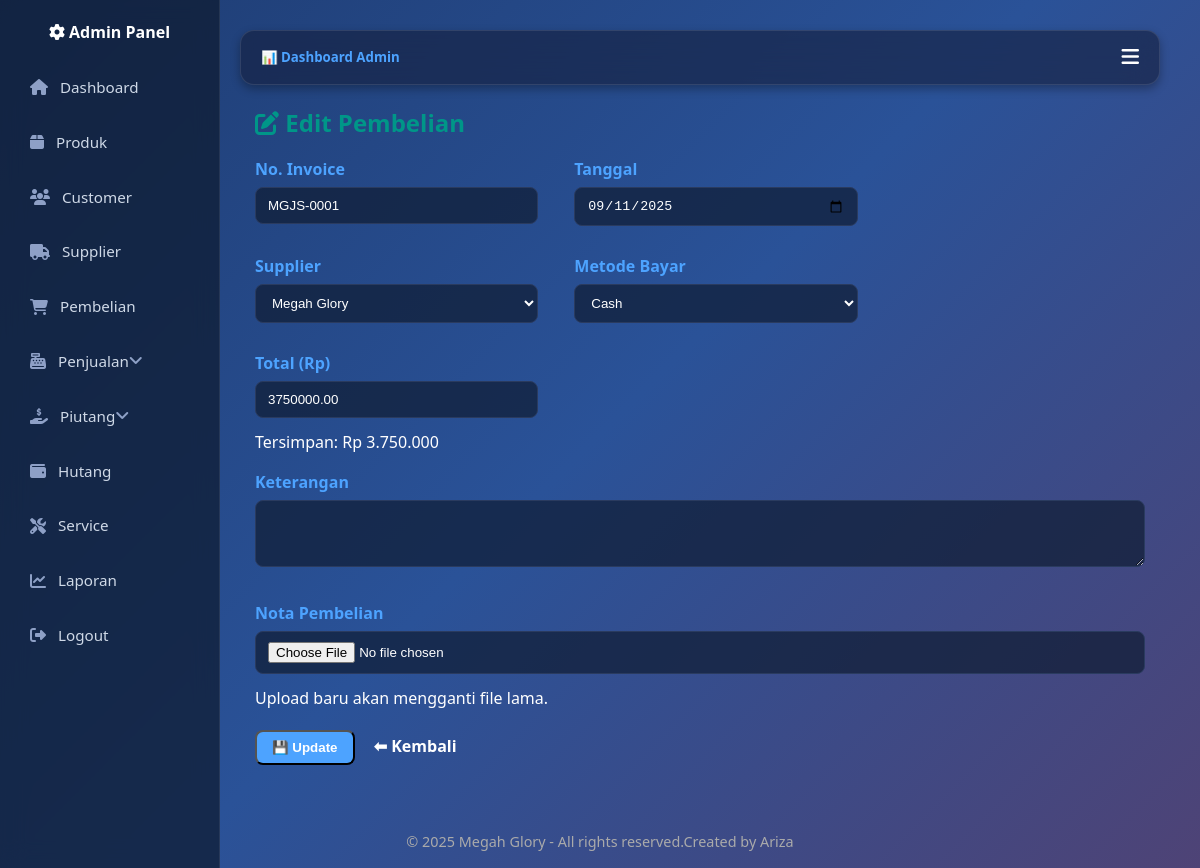
The app's page /Admin/Pembelian/edit_pembelian.php?id=13 (signed in) with its own data.
### tables this page shows
CREATE TABLE `pembelian` (
  `id` int(11) NOT NULL,
  `no_invoice` varchar(50) DEFAULT NULL,
  `supplier_id` int(11) DEFAULT NULL,
  `tanggal` date DEFAULT NULL,
  `metode_bayar` enum('Cash','Kredit') DEFAULT 'Cash',
  `total` decimal(15,2) DEFAULT 0.00,
  `status_hutang` enum('Lunas','Belum Lunas') DEFAULT 'Lunas',
  `keterangan` text DEFAULT NULL,
  `nota_file` varchar(255) DEFAULT NULL,
  `jenis` enum('Barang','SPJ') DEFAULT 'Barang',
  `no_spj` varchar(50) DEFAULT NULL
);

CREATE TABLE `supplier` (
  `id` int(11) NOT NULL,
  `nama_supplier` varchar(100) NOT NULL,
  `alamat` text DEFAULT NULL,
  `no_telp` varchar(30) DEFAULT NULL,
  `email` varchar(100) DEFAULT NULL
);

### Admin/Pembelian/edit_pembelian.php (the view, shortened to what this page needs)
<?php
include "../../config.php";
include "../../header.php";
if (!function_exists('formatRupiah')) {
    function formatRupiah($angka) {
        return "Rp " . number_format((float)$angka, 0, ",", ".");
    }
}
$id = intval($_GET['id']);
$pembelian = $conn->query("SELECT * FROM pembelian WHERE id={$id}")->fetch_assoc();
$suppliers = $conn->query("SELECT id, nama_supplier FROM supplier ORDER BY nama_supplier ASC");
?>
<div class="container-fluid">
  <h2 class="fw-bold text-primary mb-3"><i class="fa fa-edit"></i> Edit Pembelian</h2>
  <form method="post" enctype="multipart/form-data" class="row g-3">
    <div class="col-md-4">
      <label class="form-label">No. Invoice</label>
      <input type="text" name="no_invoice" class="form-control" value="<?=htmlspecialchars($pembelian['no_invoice'])?>" required>
    </div>
    <div class="col-md-4">
      <label class="form-label">Tanggal</label>
      <input type="date" name="tanggal" class="form-control" value="<?=htmlspecialchars($pembelian['tanggal'])?>" required>
    </div>
    <div class="col-md-4">
      <label class="form-label">Supplier</label>
      <select name="supplier_id" class="form-select" required>
        <?php while($s=$suppliers->fetch_assoc()): ?>
          <option value="<?=$s['id']?>" <?=$pembelian['supplier_id']==$s['id']?'selected':''?>>
            <?=htmlspecialchars($s['nama_supplier'])?>
          </option>
        <?php endwhile; ?>
      </select>
    </div>
    <div class="col-md-4">
      <label class="form-label">Metode Bayar</label>
      <select name="metode_bayar" class="form-select" id="metodeBayar">
        <option value="Cash"   <?=$pembelian['metode_bayar']=='Cash'?'selected':''?>>Cash</option>
      </select>
    </div>
    <div class="col-md-4">
      <label class="form-label">Total (Rp)</label>
      <input type="number" step="0.01" name="total" class="form-control" value="<?=htmlspecialchars($pembelian['total'])?>" required>
      <div class="form-text">Tersimpan: <?= formatRupiah($pembelian['total']); ?></div>
    </div>
    <div class="col-12">
      <label class="form-label">Keterangan</label>
      <textarea name="keterangan" class="form-control" rows="3"><?=htmlspecialchars($pembelian['keterangan'] ?? '')?></textarea>
    </div>
    <div class="col-12">
      <label class="form-label">Nota Pembelian</label>
      <input type="file" name="nota_file" class="form-control" accept=".jpg,.jpeg,.png,.pdf">
      <div class="form-text">Upload baru akan mengganti file lama.</div>
    </div>
    <div class="col-12">
      <button type="submit" class="btn btn-primary">💾 Update</button>
      <a href="pembelian.php" class="btn btn-secondary">⬅ Kembali</a>
    </div>
  </form>
</div>
<?php include "../../footer.php"; ?>

### assets/css/base.css (style rules this page uses)
:root { --primary: #009688; --secondary: #6c757d; --success: #28a745; --danger: #dc3545; --warning: #ffc107; --info: #17a2b8; --light: #f8f9fa; --dark: #212529; --body-bg: #0a1930; --body-color: #ffffff; }
* { box-sizing: border-box; margin: 0; padding: 0; }
body { font-family: 'Segoe UI', sans-serif; background: linear-gradient(135deg, #1e3c72, #2a5298, #4e4376); color: var(--body-color); line-height: 1.5; }
a { text-decoration: none; color: inherit; }
.container-fluid { width: 100%; padding: 0 15px; margin: 0 auto; }
.row { display: flex; flex-wrap: wrap; margin-left: -10px; margin-right: -10px; }
.row > [class*="col-"] { padding-left: 10px; padding-right: 10px; }
.col-12 { flex: 0 0 100%; max-width: 100%; }
@media (min-width: 768px) { .col-md-4 { flex: 0 0 33.33%; max-width: 33.33%; } }
.g-3 { gap: 1rem; }
.mb-3 { margin-bottom: 1rem !important; }
.fw-bold { font-weight: 700 !important; }
.text-primary { color: var(--primary) !important; }

### assets/css/components.css (style rules this page uses)
.btn { display: inline-block; padding: 8px 15px; border-radius: 8px; font-weight: 600; cursor: pointer; transition: 0.3s; text-align: center; }
.btn-primary { background: #4da3ff; color: #fff; }
input, select, textarea { width: 100%; padding: 10px 12px; border-radius: 8px; border: 1px solid #2a3b5f; background: rgba(15, 28, 51, 0.7); color: #fff; margin-bottom: 12px; transition: 0.3s; }
label { display: block; margin-bottom: 6px; font-weight: 600; color: #4da3ff; }
::placeholder { color: #aaa; }
input.form-control, select.form-control, textarea.form-control { width: 100%; }

### assets/css/custom.css (style rules this page uses)
html, body { height: 100%; margin: 0; display: flex; flex-direction: column; }

### records on screen
pembelian: no_invoice "MGJS-0001", tanggal "09/11/2025", supplier_id "Megah Glory", metode_bayar "Cash", total "3750000.00", total "Rp 3.750.000"
